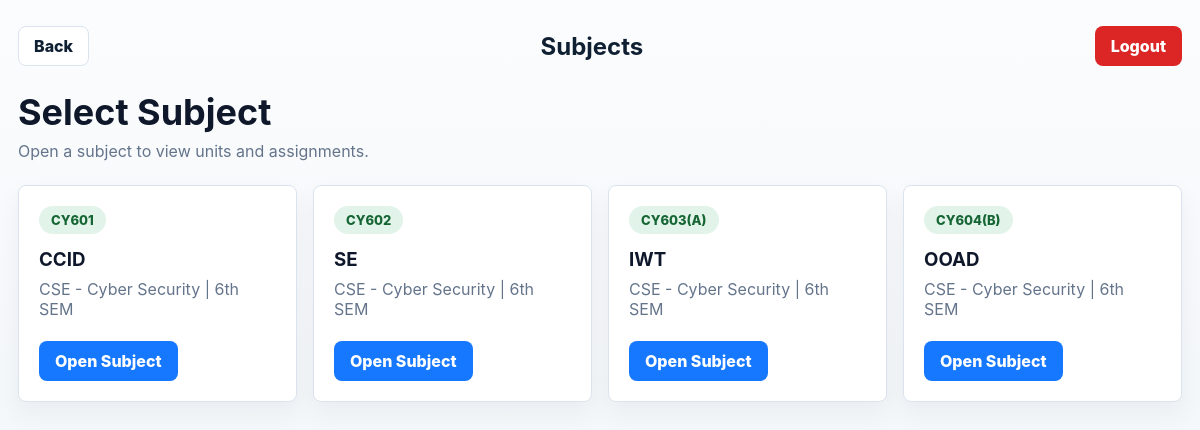
The page /subjects (signed in) on the database its author committed.
### tables this page shows
CREATE TABLE subjects (
    id INTEGER PRIMARY KEY AUTOINCREMENT,
    code TEXT,
    name TEXT,
    dept TEXT,
    semester TEXT
, faculty_id INTEGER);

### app.py (the view)
@app.route("/subjects")
def subjects():
    if "user_id" not in session:
        return redirect("/")
    conn = get_db()
    user = conn.execute(
        "SELECT * FROM students WHERE id=?",
        (session["user_id"],)
    ).fetchone()
    subjects = conn.execute(
        "SELECT * FROM subjects WHERE dept=? AND semester=?",
        (user["dept"], user["semester"])
    ).fetchall()
    return render_template("student/subjects.html", subjects=subjects)

### app.py (called while the page is built)
def get_db():
    conn = sqlite3.connect(DB_PATH)
    conn.row_factory = sqlite3.Row
    return conn

### templates/student/subjects.html (shortened to what this page needs)
<!DOCTYPE html>
<html lang="en">
<head>
    <link rel="stylesheet" href="/static/style.css">
</head>
<body class="dashboard">
    <div class="container">
        <header class="compact-topbar">
            <a href="/dashboard" class="back-btn">Back</a>
            <h2>Subjects</h2>
            <a href="/logout" class="btn-danger">Logout</a>
        </header>
        <section class="page-header">
            <div>
                <h1>Select Subject</h1>
                <p>Open a subject to view units and assignments.</p>
            </div>
        </section>
        <section class="grid">
            {% for subject in subjects %}
            <article class="item-card">
                <span class="badge">{{ subject['code'] }}</span>
                <h3 style="margin-top:14px;">{{ subject['name'] }}</h3>
                <p>{{ subject['dept'] }} | {{ subject['semester'] }}</p>
                <div class="form-actions">
                    <a href="/units/{{ subject['id'] }}" class="open-btn">Open Subject</a>
                </div>
            </article>
            {% endfor %}
        </section>
    </div>
</body>
</html>

### static/style.css (style rules this page uses)
:root { --bg: #eef3f8; --surface: #ffffff; --surface-soft: #f7fafc; --text: #102033; --muted: #64748b; --line: #dbe4ee; --brand: #1677ff; --brand-dark: #0b5ed7; --accent: #16a34a; --warning: #d97706; --danger: #dc2626; --ink: #0f172a; --shadow: 0 18px 42px rgba(15, 23, 42, 0.08); --radius: 8px; }
* { box-sizing: border-box; }
html { min-height: 100%; }
body { min-height: 100vh; margin: 0; background: var(--bg); color: var(--text); font-family: Inter, "Segoe UI", Arial, sans-serif; }
a { color: inherit; text-decoration: none; }
.form-actions { display: flex; flex-wrap: wrap; align-items: center; gap: 10px; margin-top: 22px; }
.btn, .primary-btn, .secondary-btn, .download-btn, .profile-btn, .btn-primary, .btn-secondary, .btn-danger, .btn-success, .btn-warning, .open-btn, .back-btn, .btn-green, .upload-btn { display: inline-flex; align-items: center; justify-content: center; gap: 8px; min-height: 40px; border: 1px solid transparent; border-radius: var(--radius); padding: 10px 15px; font-weight: 800; line-height: 1; transition: transform 0.18s ease, box-shadow 0.18s ease, background 0.18s ease; }
.btn-primary, .primary-btn, .download-btn, .profile-btn, .open-btn, .btn-green, .upload-btn, .create { background: var(--brand); color: #fff; }
.btn-secondary, .secondary-btn, .view, .back-btn { border-color: var(--line); background: #fff; color: var(--text); }
.btn-danger, .delete, .reject, .btn-red, .logout { background: var(--danger); color: #fff !important; }
.dashboard { background: linear-gradient(180deg, rgba(255, 255, 255, 0.75), rgba(238, 243, 248, 0.95)), var(--bg); }
.app-shell, .dashboard { min-height: 100vh; }
.topbar, .page-header { display: flex; align-items: center; justify-content: space-between; gap: 18px; margin-bottom: 24px; }
.topbar h1, .page-header h1, .main > h1 { margin: 0; color: var(--ink); font-size: clamp(26px, 3vw, 40px); letter-spacing: 0; }
.welcome-text, .page-header p { margin: 7px 0 0; color: var(--muted); }
.badge, .kicker { display: inline-flex; align-items: center; width: fit-content; min-height: 28px; border-radius: 999px; padding: 6px 12px; background: rgba(22, 163, 74, 0.12); color: #166534; font-size: 13px; font-weight: 800; }
.grid, .cards-grid, .assignment-container { display: grid; grid-template-columns: repeat(auto-fit, minmax(240px, 1fr)); gap: 16px; }
.container { width: min(1180px, calc(100% - 36px)); margin: 0 auto; padding: 26px 0; }
.compact-topbar { display: flex; align-items: center; justify-content: space-between; gap: 16px; margin-bottom: 24px; }
.compact-topbar h2 { margin: 0; }
.item-card, .unit, .assignment-card { display: flex; justify-content: space-between; align-items: center; gap: 16px; border: 1px solid var(--line); border-radius: var(--radius); background: var(--surface); padding: 20px; box-shadow: 0 10px 24px rgba(15, 23, 42, 0.05); }
.item-card { display: block; }
.item-card h3, .unit h3, .assignment-card h3 { margin: 0 0 8px; color: var(--ink); }
.item-card p, .unit-text, .assignment-info p { margin: 0; color: var(--muted); }

### rows shown on the page
subjects: code "CY601", name "CCID", dept "CSE - Cyber Security", semester "6th SEM"
subjects: code "CY602", name "SE", dept "CSE - Cyber Security", semester "6th SEM"
subjects: code "CY603(A)", name "IWT", dept "CSE - Cyber Security", semester "6th SEM"
subjects: code "CY604(B)", name "OOAD", dept "CSE - Cyber Security", semester "6th SEM"
